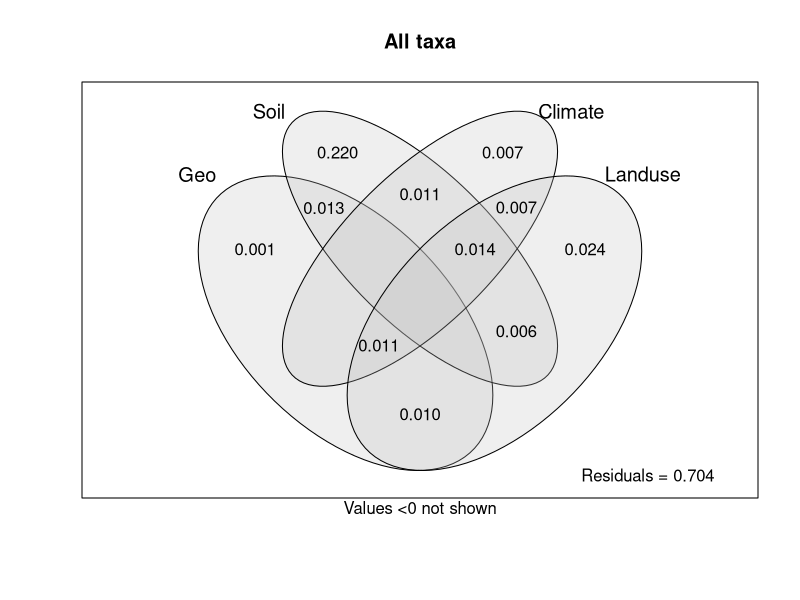
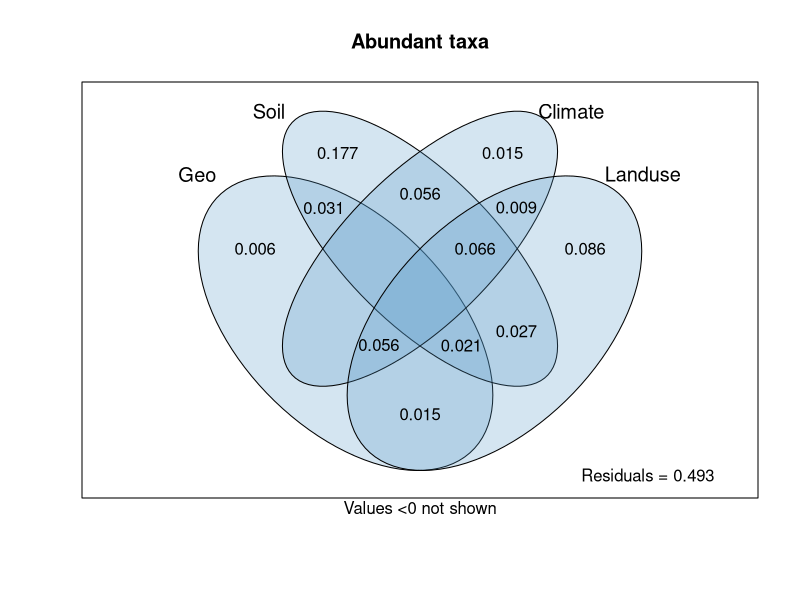
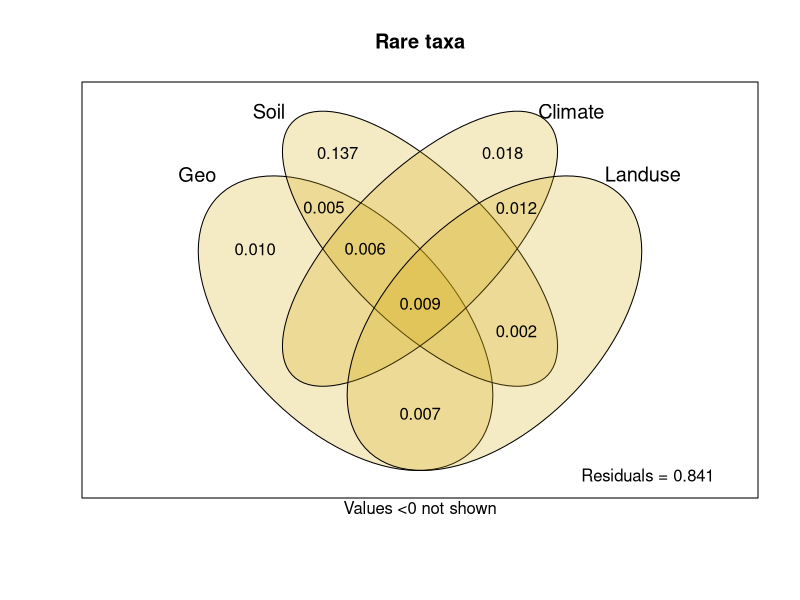
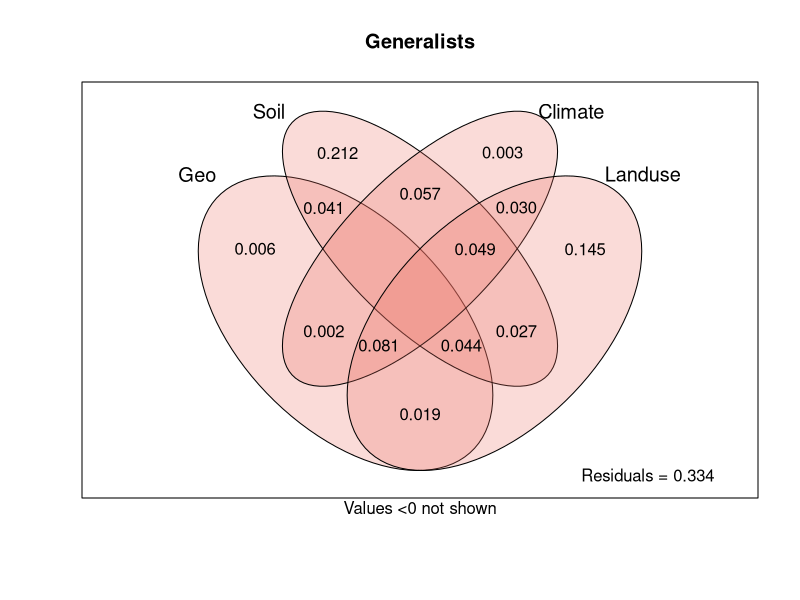
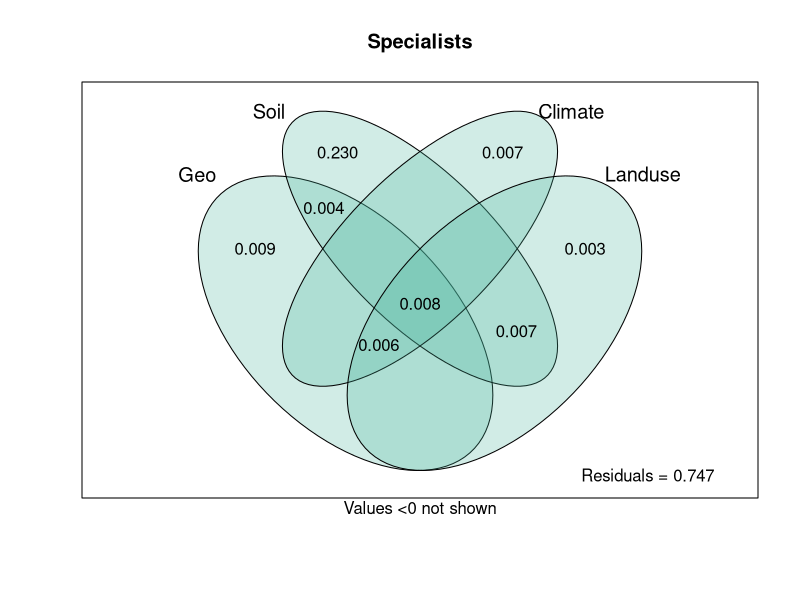

Write R code to recreate these figures, in order.
library(vegan)
library(tidyverse)

df_env_sub = read.csv("../../Input/VPA/env_VPA.csv", row.names = 1)
df_shannon = read.csv("../../Input/VPA/shannon_VPA.csv", row.names = 1)


env_ls <- list(
  Geo = df_env_sub[,c(1:3)],
  Soil = df_env_sub[,c(4:20)],
  Climate = df_env_sub[,c(21:24)],
  Landuse = df_env_sub[,c(25:34)]
)

shannon_ls <- list(
  `All taxa` = df_shannon[,c(1)],
  `Abundant taxa` = df_shannon[,c(2)],
  `Rare taxa` = df_shannon[,c(3)],
  Generalists = df_shannon[,c(4)],
  Specialists = df_shannon[,c(5)]
)

shannon_colors <- list(
  `All taxa` = 'grey',
  `Abundant taxa` = '#5499C7',
  `Rare taxa` = '#D4AC0D',
  Generalists = '#EC7063',
  Specialists = '#45B39D'
)

VarPart <- function(env_ls, shannon_ls, shannon_colors){
  for (shannon in names(shannon_ls)){
    response <- varpart(shannon_ls[[shannon]], env_ls$Geo, env_ls$Soil, env_ls$Climate, env_ls$Landuse)
    pdf(paste0("../output/", shannon, "_VPA.pdf"), width=5, height=5)
    plot(response, digits=2, Xnames = c('Geo', 'Soil', 'Climate', 'Landuse'), bg = c(shannon_colors[[shannon]]))
    title(main = shannon)
    dev.off()
  }
}

VarPart(env_ls, shannon_ls, shannon_colors)
